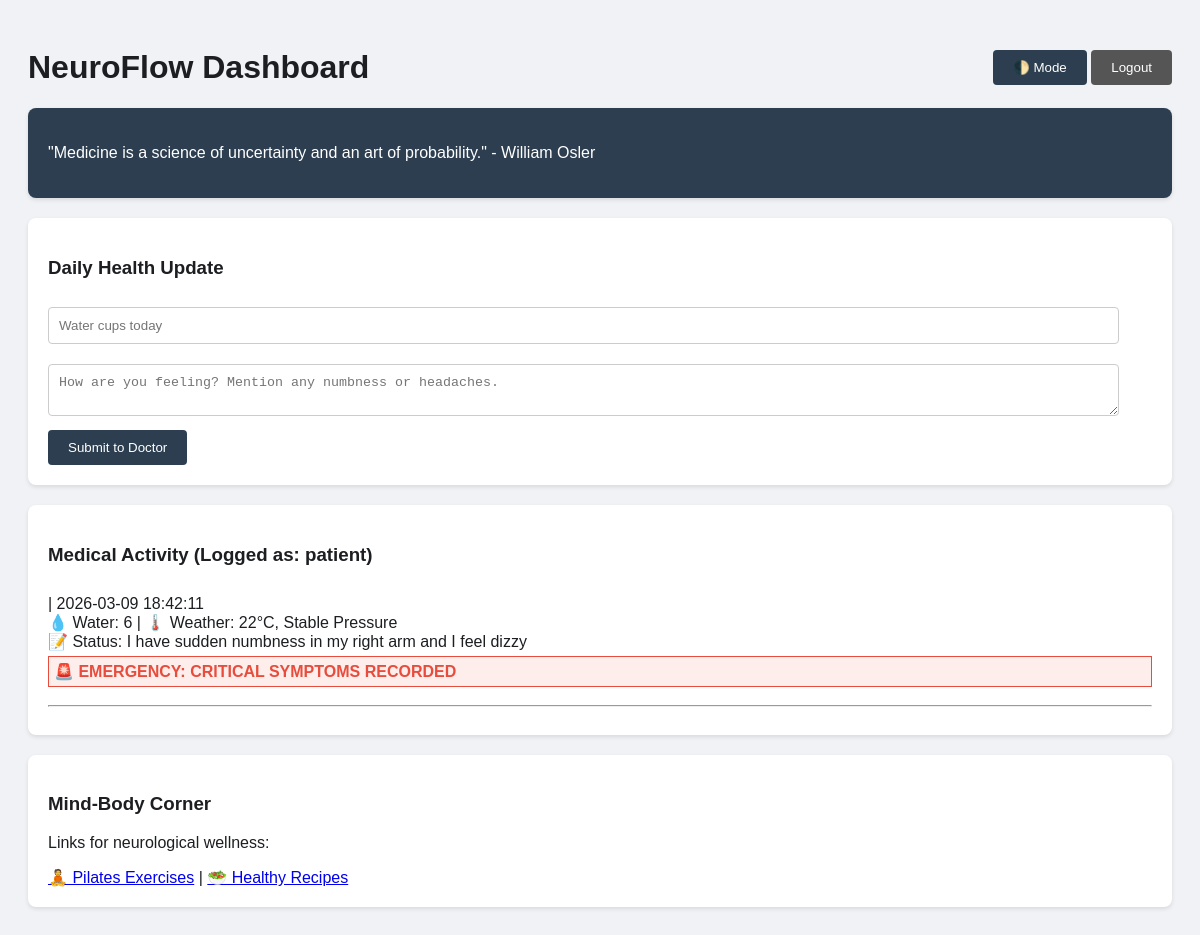
/dashboard (signed in), run on the app's committed database.
### tables this page shows
CREATE TABLE logs 
        (id INTEGER PRIMARY KEY AUTOINCREMENT, user_id INTEGER, 
         water_cups INTEGER, symptoms TEXT, is_emergency INTEGER, 
         weather_info TEXT, timestamp DATETIME DEFAULT CURRENT_TIMESTAMP);

### app.py (the view, shortened to what this page needs)
@app.route('/dashboard', methods=['GET', 'POST'])
def dashboard():
    if 'user_id' not in session:
        return redirect(url_for('login'))
    db = get_db()
    if session['role'] == 'doctor':
        logs = db.execute('''SELECT logs.*, users.username
                             FROM logs JOIN users ON logs.user_id = users.id
                             ORDER BY timestamp DESC''').fetchall()
    else:
        logs = db.execute('SELECT * FROM logs WHERE user_id = ? ORDER BY timestamp DESC',
                          (session['user_id'],)).fetchall()
    db.close()
    return render_template('dashboard.html', logs=logs)

### app.py (called while the page is built)
def get_db():
    conn = sqlite3.connect('neuroflow.db')
    conn.row_factory = sqlite3.Row
    return conn

### templates/dashboard.html (shortened to what this page needs)
<!DOCTYPE html>
<html>
<head>
    <link rel="stylesheet" href="{{ url_for('static', filename='style.css') }}">
</head>
<body>
    <div class="nav-bar">
        <h1>NeuroFlow Dashboard</h1>
        <div>
            <button onclick="document.body.classList.toggle('dark')">🌓 Mode</button>
            <a href="/logout"><button style="background: #555;">Logout</button></a>
        </div>
    </div>
    <div class="card" style="background: #2c3e50; color: white;">
        <p>"Medicine is a science of uncertainty and an art of probability." - William Osler</p>
    </div>
    {% if session['role'] == 'patient' %}
    <div class="card">
        <h3>Daily Health Update</h3>
        <form method="POST">
            <input type="number" name="water" placeholder="Water cups today" required>
            <textarea name="symptoms" placeholder="How are you feeling? Mention any numbness or headaches."></textarea>
            <button type="submit">Submit to Doctor</button>
        </form>
    </div>
    {% endif %}
    <div class="card">
        <h3>Medical Activity (Logged as: {{ session['role'] }})</h3>
        {% for log in logs %}
        <div class="log-entry">
            <strong>{{ log['username'] }}</strong> | {{ log['timestamp'] }} <br>
            💧 Water: {{ log['water_cups'] }} | 🌡️ Weather: {{ log['weather_info'] }} <br>
            📝 Status: {{ log['symptoms'] }}
            {% if log['is_emergency'] %}<div class="alert">🚨 EMERGENCY: CRITICAL SYMPTOMS RECORDED</div>{% endif %}
        </div>
        <hr>
        {% endfor %}
    </div>
    <div class="card">
        <h3>Mind-Body Corner</h3>
        <p>Links for neurological wellness:</p>
        <a href="https://www.youtube.com/results?search_query=pilates+for+neurology" target="_blank">🧘 Pilates Exercises</a> |
        <a href="#">🥗 Healthy Recipes</a>
    </div>
</body>
</html>

### static/style.css (style rules this page uses)
:root { --bg: #f0f2f5; --txt: #1c1e21; --card: #ffffff; --accent: #2c3e50; --err: #e74c3c; }
body { background: var(--bg); color: var(--txt); font-family: sans-serif; padding: 20px; transition: 0.3s; }
.card { background: var(--card); padding: 20px; border-radius: 8px; box-shadow: 0 2px 4px rgba(0,0,0,0.1); margin-bottom: 20px; }
.nav-bar { display: flex; justify-content: space-between; align-items: center; }
input, textarea { width: 95%; padding: 10px; margin: 10px 0; border-radius: 4px; border: 1px solid #ccc; background: var(--card); color: var(--txt); }
button { padding: 10px 20px; border-radius: 4px; border: none; background: #2c3e50; color: white; cursor: pointer; }
.alert { color: var(--err); font-weight: bold; border: 1px solid var(--err); padding: 5px; margin-top: 5px; background: rgba(231, 76, 60, 0.1); }
.log-entry { padding: 10px 0; }

### data on the page
logs: timestamp "2026-03-09 18:42:11", water_cups "6", weather_info "22°C, Stable Pressure", symptoms "I have sudden numbness in my right arm and I feel dizzy", is_emergency "🚨 EMERGENCY: CRITICAL SYMPTOMS RECORDED"

### other printed values
{{ session['role'] }} "patient"
